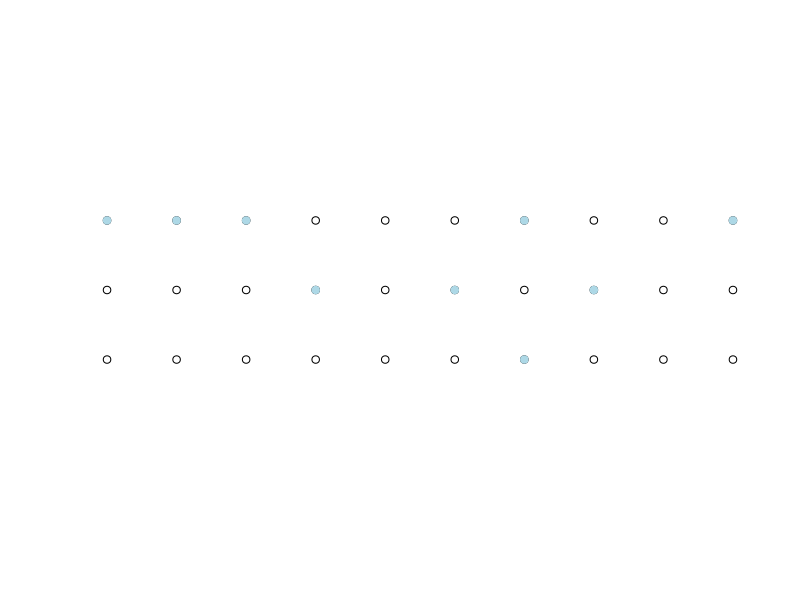

The R source for this figure: (Note: this script raises an error after producing the figure.)
## ---- chunk 1

norain <- cbind(rep(1:10,3), rep(1:3, each=10))  # start with a 10 x 3 grid of points
rainworlds <- norain[sample(1:nrow(norain), 9),]  # choose (sample) nine at random, using the sample() function in R
plot(norain, xlab="", ylab="", ylim = c(1,3), axes = FALSE, asp = 1) # plot the points
points(rainworlds, pch=19, col="lightblue") # color in the nine
## ---- chunk 2
include_graphics("images/YYHLTLScreenshot1.png")
## ---- chunk 3
bins <- c("0 to 9", "10 to 19", "20 to 29", "30 to 39", "40 to 49", "50 or more")
counts <- c(1,1,3,3,13,72)
kable(data.frame(bin=bins, counts=counts), booktabs=TRUE) %>%  kable_styling(bootstrap_options = "striped", full_width = F)


## ---- chunk 4

lifetableNCHS <- read.csv("data/lifetable.csv")
lifetableMale <- read.csv("data/lifetable-male-2010.csv")
lifetableFemale <- read.csv("data/lifetable-female-2010.csv")
barplot((lifetableFemale$dx+ lifetableMale$dx)/2, ylab="count / 100000", xlab="age", names.arg=lifetableFemale$x)
# 
# dt <- (lifetableFemale$dx+ lifetableMale$dx)/2
# lab <- rep("", length(dt))
# lab[seq(1, length(dt), by=5)] <- lifetableMale$x[seq(1, length(dt), by=5)]
# barplot(dt, names.arg=lab)
